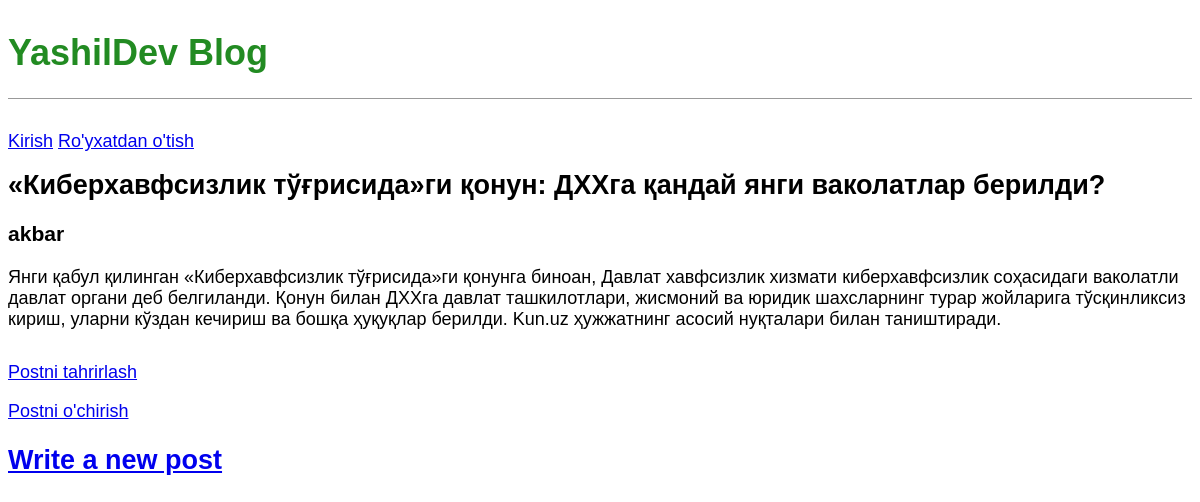
The app's page /post/4/ with its own data.
### blog/models.py (models this page shows, shortened)
class Post(models.Model):
	title = models.CharField(max_length=200)
	author = models.ForeignKey(
		'auth.User',
		on_delete=models.CASCADE,
	)
	body = models.TextField()

### blog/views.py (the view)
# urls.py: path('post/<int:pk>/', BlogDetailView.as_view(), name='post_detail'),
class BlogDetailView(DetailView):
	model = Post
	template_name = 'post_detail.html'

### templates/post_detail.html
{% extends 'base.html' %}
{% block content %}
	<div class="post-entry">
		<h2>{{ post.title }}</h2>
		<h3>{{ post.author }}</h3>
		<p>{{ post.body }}</p>
	</div>
	<p><a href="{% url 'post_edit' post.pk %}">Postni tahrirlash</a></p>
	<p><a href="{% url 'post_delete' post.pk %}">Postni o'chirish</a></p>
{% endblock content %}

### static/css/base.css (style rules this page uses)
body { font-family: 'Noto Sans JP', sans-serif; font-size: 18px; }
.post-entry { margin-bottom: 2rem; }
.post-entry h2 { margin: 0.5rem 0; }
.post-entry p { margin: 0; font-weight: 400; }

### records on screen
Post: title "«Киберхавфсизлик тўғрисида»ги қонун: ДХХга қандай янги ваколатлар берилди?", author "akbar", body "Янги қабул қилинган «Киберхавфсизлик тўғрисида»ги қонунга биноан, Давлат хавфсизлик хизмати киберхавфсизлик соҳасидаги ваколатли давлат органи деб белгиланди. Қонун билан ДХХга давлат ташкилотлари, жисмоний ва юридик шахсларнинг турар жойларига тўсқинликсиз кириш, уларни кўздан кечириш ва бошқа ҳуқуқлар берилди. Kun.uz ҳужжатнинг асосий нуқталари билан таништиради."
